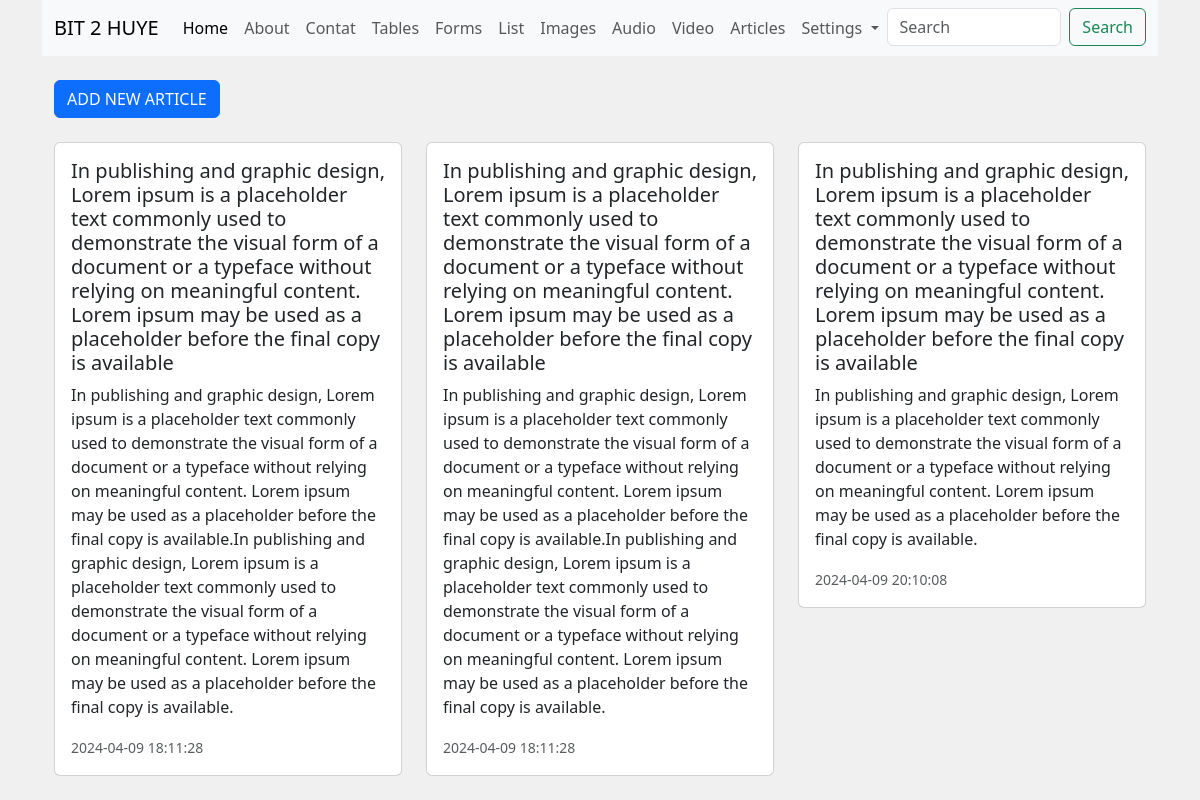
The app's page /articles.php with its own data.
### tables this page shows
CREATE TABLE `article` (
  `artid` int(11) NOT NULL,
  `userid` int(11) DEFAULT NULL,
  `title` varchar(255) DEFAULT NULL,
  `contents` text DEFAULT NULL,
  `dateofcreation` timestamp NOT NULL DEFAULT current_timestamp()
);

### articles.php (the view, shortened to what this page needs)
<?php
$servername = "localhost";
$username = "root";
$password = "";
$dbname = "bityeartwo2024";
$conn = new mysqli($servername, $username, $password, $dbname);
$sql = "SELECT artid, title, contents, dateofcreation FROM article";
$result = $conn->query($sql);
$articles = array();
if ($result->num_rows > 0) {
    while ($row = $result->fetch_assoc()) {
        $articles[] = $row;
    }
}
?>
<!doctype html>
<html lang="en">
<head>
    <link href="https://cdn.jsdelivr.net/npm/bootstrap@5.3.3/dist/css/bootstrap.min.css" rel="stylesheet"
>
</head>
<body style="background-color: #f0f0f0;">
<div class="container">
        <div class="row">
            <div class="col-auto">
                <div class="box">
                    <nav class="navbar navbar-expand-lg bg-body-tertiary">
                        <div class="container-fluid">
                            <a class="navbar-brand" href="#">BIT 2 HUYE</a>
                            <div class="collapse navbar-collapse" id="navbarNavDropdown">
                                <ul class="navbar-nav">
                                    <li class="nav-item">
                                        <a class="nav-link active" aria-current="page" href="index.html">Home</a>
                                    </li>
                                    <li class="nav-item">
                                        <a class="nav-link" href="about.html">About</a>
                                    </li>
                                    <li class="nav-item">
                                        <a class="nav-link" href="contact.html">Contat</a>
                                    </li>
                                    <li class="nav-item">
                                        <a class="nav-link" href="table.html">Tables</a>
                                    </li>
                                    <li class="nav-item">
                                        <a class="nav-link" href="form.html">Forms</a>
                                    </li>
                                    <li class="nav-item">
                                        <a class="nav-link" href="list.html">List</a>
                                    </li>
                                    <li class="nav-item">
                                        <a class="nav-link" href="image.php">Images</a>
                                    </li>
                                    <li class="nav-item">
                                        <a class="nav-link" href="audio.html">Audio</a>
                                    </li>
                                    <li class="nav-item">
                                        <a class="nav-link" href="video.html">Video</a>
                                    </li>
                                    <li class="nav-item">
                                        <a class="nav-link" href="articles.html">Articles</a>
                                    </li>
                                    <li class="nav-item dropdown">
                                        <a class="nav-link dropdown-toggle" href="#" role="button"
                                            data-bs-toggle="dropdown" aria-expanded="false">
                                            Settings
                                        </a>
                                    </li>
                                    <li>
                                        <form class="d-flex" role="search">
                                            <input class="form-control me-2" type="search" placeholder="Search"
                                                aria-label="Search">
                                            <button class="btn btn-outline-success" type="submit">Search</button>
                                        </form>
                                    </li>
                                </ul>
                            </div>
                        </div>
                    </nav>
                </div>
            </div>
        </div>
    <div class="container mt-4">
        <div>
            <a href = "add-article.html" class="btn btn-primary mb-4">ADD NEW ARTICLE</a>
        </div>
        <div class="row">
            <?php foreach ($articles as $article): ?>
                <div class="col-md-4">
                    <div class="card mb-3">
                        <div class="card-body">
                            <h5 class="card-title"><?php echo $article['title']; ?></h5>
                            <p class="card-text"><?php echo $article['contents']; ?></p>
                            <p class="card-text"><small class="text-muted"><?php echo $article['dateofcreation']; ?></small></p>
                        </div>
                    </div>
                </div>
            <?php endforeach; ?>
        </div>
    </div>
</body>
</html>

### records on screen
article: title "In publishing and graphic design, Lorem ipsum is a placeholder text commonly used to demonstrate the visual form of a document or a typeface without relying on meaningful content. Lorem ipsum may be used as a placeholder before the final copy is available", contents "In publishing and graphic design, Lorem ipsum is a placeholder text commonly used to demonstrate the visual form of a document or a typeface without relying on meaningful content. Lorem ipsum may be used as a placeholder before the final copy is available.In publishing and graphic design, Lorem ipsum is a placeholder text commonly used to demonstrate the visual form of a document or a typeface without relying on meaningful content. Lorem ipsum may be used as a placeholder before the final copy is available.", dateofcreation "2024-04-09 18:11:28"
article: title "In publishing and graphic design, Lorem ipsum is a placeholder text commonly used to demonstrate the visual form of a document or a typeface without relying on meaningful content. Lorem ipsum may be used as a placeholder before the final copy is available", contents "In publishing and graphic design, Lorem ipsum is a placeholder text commonly used to demonstrate the visual form of a document or a typeface without relying on meaningful content. Lorem ipsum may be used as a placeholder before the final copy is available.In publishing and graphic design, Lorem ipsum is a placeholder text commonly used to demonstrate the visual form of a document or a typeface without relying on meaningful content. Lorem ipsum may be used as a placeholder before the final copy is available.", dateofcreation "2024-04-09 18:11:28"
article: title "In publishing and graphic design, Lorem ipsum is a placeholder text commonly used to demonstrate the visual form of a document or a typeface without relying on meaningful content. Lorem ipsum may be used as a placeholder before the final copy is available", contents "In publishing and graphic design, Lorem ipsum is a placeholder text commonly used to demonstrate the visual form of a document or a typeface without relying on meaningful content. Lorem ipsum may be used as a placeholder before the final copy is available.", dateofcreation "2024-04-09 20:10:08"
